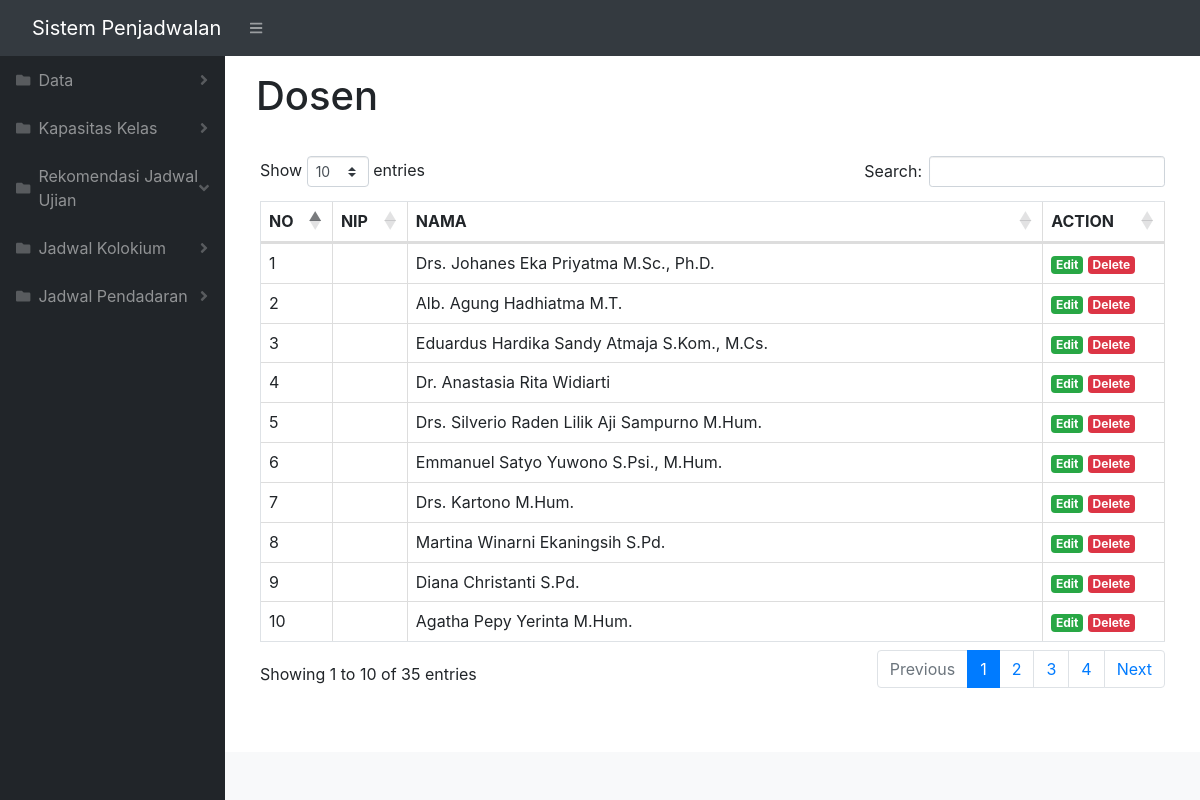
Screenshot of /index.php/rekomendasi/c_dosen with the database file from the repository.
### tables this page shows
CREATE TABLE `dosen` (
  `idDosen` int(11) NOT NULL,
  `npp` varchar(255) NOT NULL,
  `nama` varchar(255) NOT NULL,
  `prodi` varchar(255) NOT NULL,
  `status` varchar(255) NOT NULL
);

### application/controllers/Rekomendasi.php (called while the page is built, shortened)
<?php
class rekomendasi extends CI_Controller
{
    public function __construct()
    {
        $this->load->model('Jadwal_model');
        $this->load->library('excel');
    }
function c_dosen() {
    $data['title'] = 'Dosen';
    $this->load->view('templates/header', $data);
    $this->load->view('templates/sidebar', $data);
    $this->load->view('templates/topbar', $data);
    $data['dosen'] = $this->Jadwal_model->getDataDosen();
    $this->load->view('rekomendasi/dosen', $data);
    $this->load->view('templates/footer', $data);
}
}

### index.php (called while the page is built, shortened)
<?php
require_once BASEPATH.'core/CodeIgniter.php';

### application/models/Jadwal_model.php (called while the page is built, shortened)
<?php
class Jadwal_model extends CI_Model{
    function getDataDosen(){
    	$data = $this->db->get("dosen");
    	return $data->result_array();
    }
}

### application/views/rekomendasi/dosen.php (the view, shortened to what this page needs)
<div id="layoutSidenav_content">
    <main>
        <div class="container-fluid">
            <nav class="navbar">
                <h1 class="mt-2"><?= $title ?></h1>
            </nav>
            <div class="card-body">
                <div class="table-responsive">
                    <table class="table table-bordered" id="tabelku" width="100%">
                        <thead>
                            <tr>
                                <th>NO</th>
                                <th>NIP</th>
                                <th>NAMA</th>
                                <th>ACTION</th>
                            </tr>
                        </thead>
                        <tbody>
                            <?php $i = 1; ?>
                            <?php foreach ($dosen as $row) : ?>
                                <tr>
                                    <td><?= $i ?></td>
                                    <td><?php echo $row['nip'] ?></td>
                                    <td><?php echo $row['nama'] ?></td>
                                    <td>
                                        <a href="<?php echo base_url(); ?>home/editMakul/<?= $row['idDosen']; ?>"
                                         class="badge badge-success ">Edit</a>
                                        <a href="<?php echo base_url(); ?>home/deleteMakul/<?= $row['idDosen']; ?>"
                                             class="badge badge-danger"
                                             onclick="return confirm('Are you sure you want to delete <?= $row['nama']; ?>?');">Delete</a>
                                         </td>
                                     </tr>
                                     <?php $i++; ?>
                                 <?php endforeach; ?>
                             </tbody>
                         </table>
                    </div>
                </div>
            </div>
        </main>

### assets/dateindo/css/ilmudetil.css (style rules this page uses)
a { color: #FFC107;text-decoration: none; }

### rows the page displays
dosen: nama "Drs. Johanes Eka Priyatma M.Sc., Ph.D."
dosen: nama "Alb. Agung Hadhiatma M.T."
dosen: nama "Eduardus Hardika Sandy Atmaja S.Kom., M.Cs."
dosen: nama "Dr. Anastasia Rita Widiarti"
dosen: nama "Drs. Silverio Raden Lilik Aji Sampurno M.Hum."
dosen: nama "Emmanuel Satyo Yuwono S.Psi., M.Hum."
dosen: nama "Drs. Kartono M.Hum."
dosen: nama "Martina Winarni Ekaningsih S.Pd."
dosen: nama "Diana Christanti S.Pd."
dosen: nama "Agatha Pepy Yerinta M.Hum."

### other values shown
$title "Dosen"
